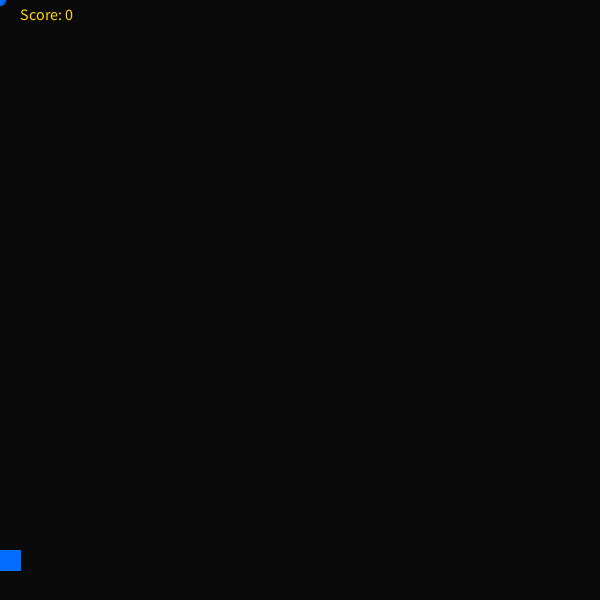
Frame 1 (no input)
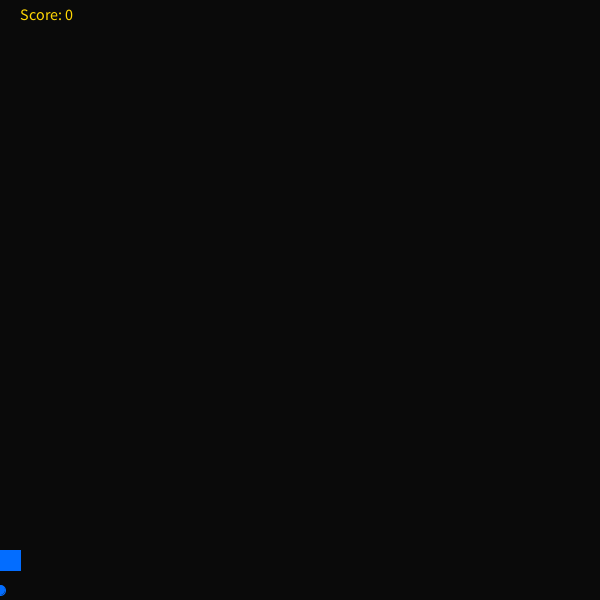
Frame 60 (the mouse pressed at the canvas centre just before this capture)
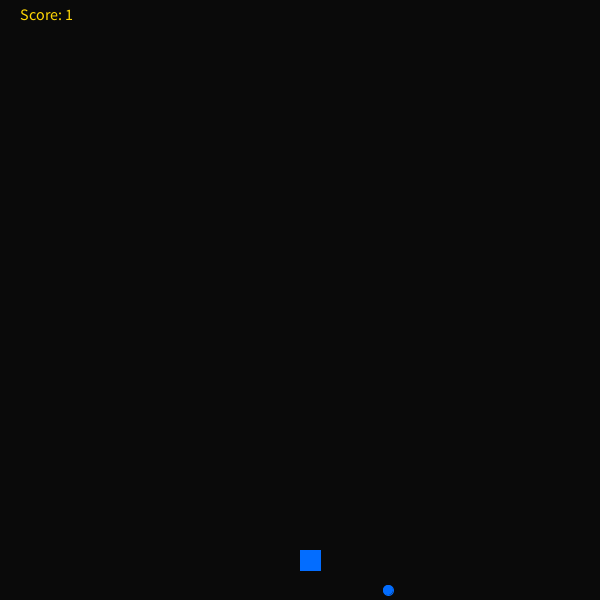
Frame 120 (the mouse held since frame 60 and released just before this capture)

The Processing sketch that drew these frames (run headless with seeded random() and noise(); from frame 60 on, the mouse is pressed at the canvas centre):

// Processing sketch: sketch_200205b
// ── sketch_200205b.pde
int rainDropY = 0;
int randomNumber;
int score;
int speed = 10;
boolean dropletCaught = true;


void setup() {
  size(600, 600);
}

void draw () {
  background (#0A0A0A);
  fill(#036DFF);
  stroke(#036DFF);
  ellipse(randomNumber, rainDropY, 10, 10);
  rainDropY += speed;
  if (rainDropY >= 600){
    checkCatch(randomNumber);
    rainDropY = 0;
    dropletCaught = false;
    randomNumber = round(random(600));
  }
  rect(mouseX, 550, 20, 20);
  fill(#FFD603);
  textSize(16);
  text("Score: " + score, 20, 20);
}

void checkCatch(int x){
  if (x > mouseX && x < mouseX+100)
    score++;
  else if (score > 0) 
     score--;
  println("Your score is now: " + score);
  }
  
  
  
